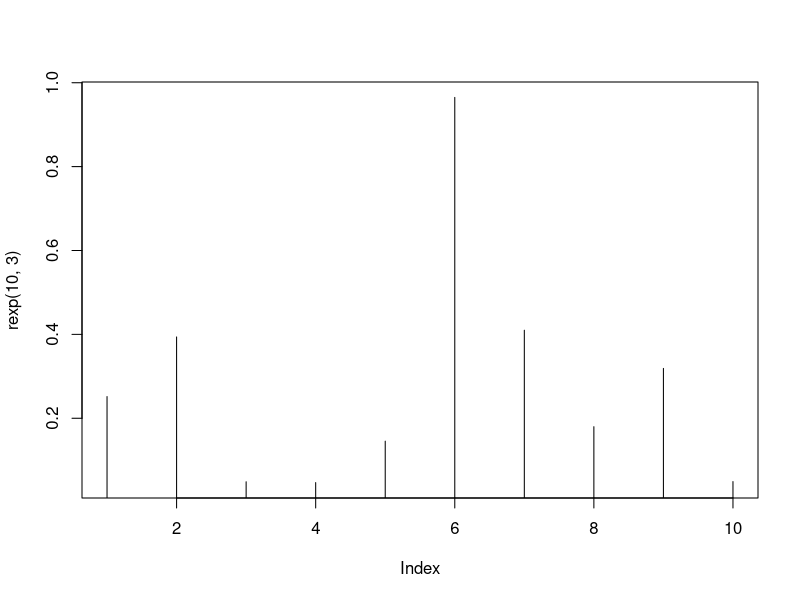
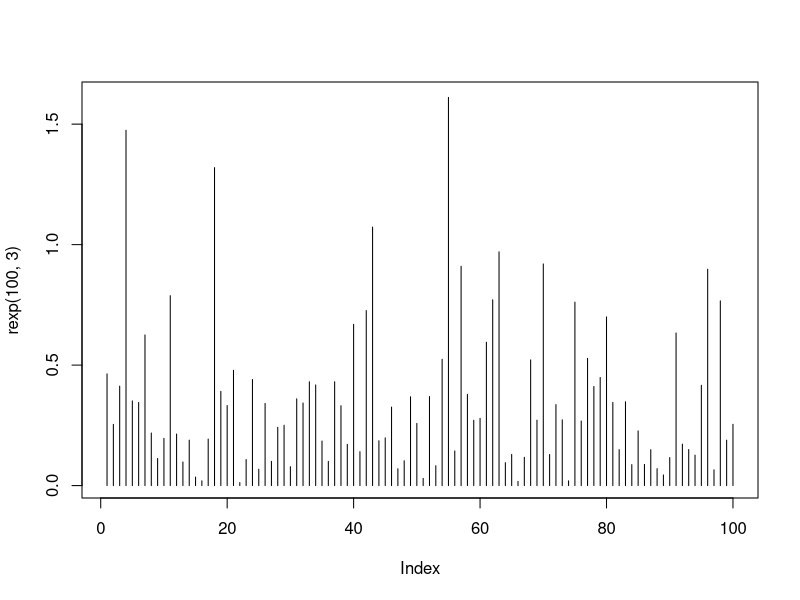
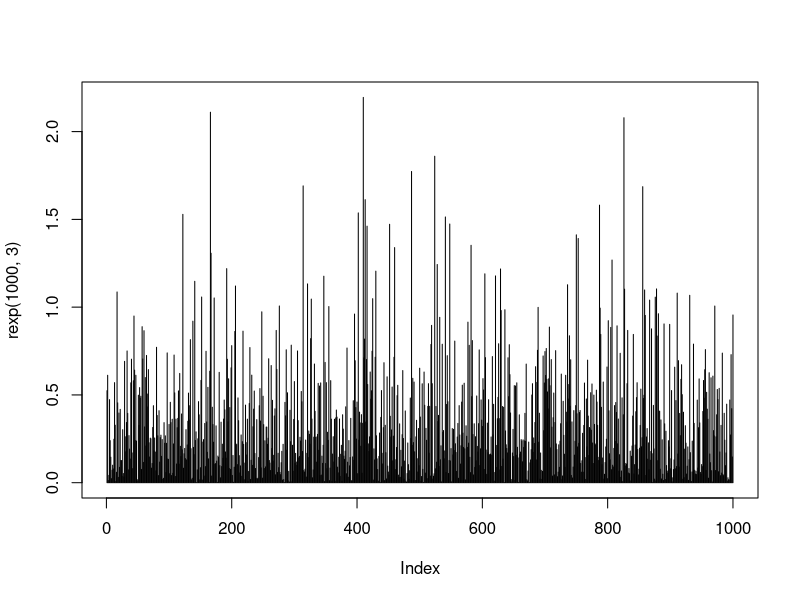
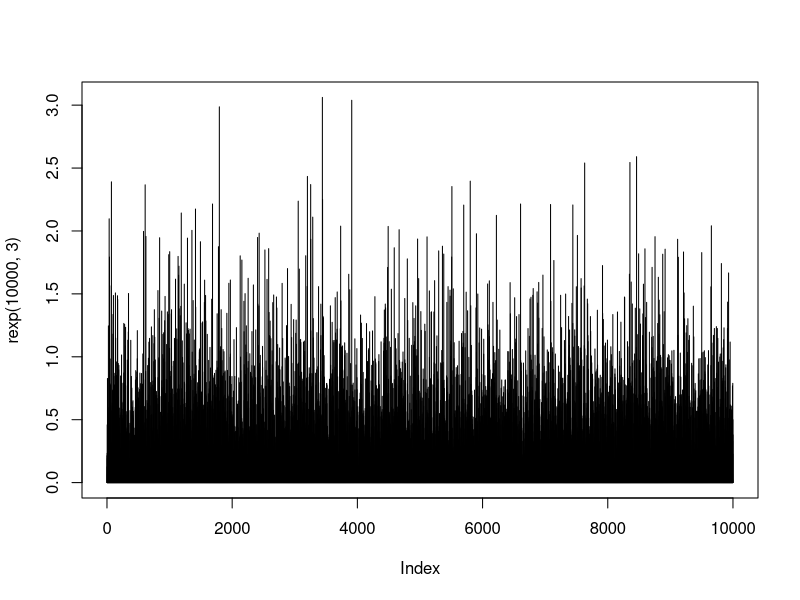

Source code (R) for these figures, in order:
# a
set.seed(1)
dexp(rnorm(1), 3)
# b
set.seed(1)
plot(rexp(10, 3), type='h')
plot(rexp(100, 3), type='h')
plot(rexp(1000, 3), type='h')
plot(rexp(10000, 3), type='h')
# c
set.seed(1)
expdmean = mean(rexp(100,3))
expdmean
expdvar = var(rexp(100,3))
expdvar
